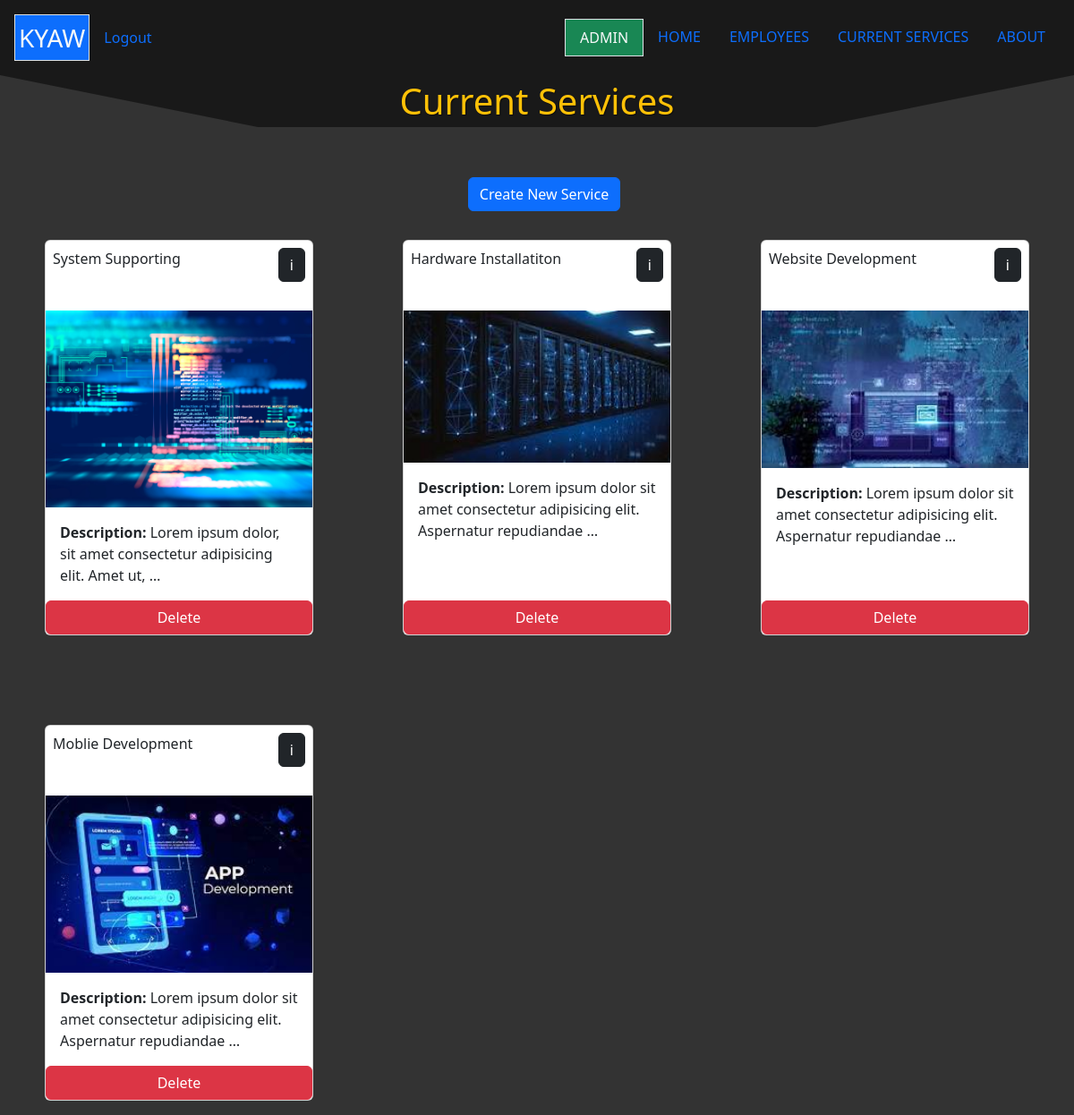
Screenshot of /current_services (signed in) with the database file from the repository.
### my_company/models.py (models this page shows, shortened)
class Service(models.Model):
    title = models.CharField(max_length=100)
    description = models.TextField()
    image = models.ImageField(upload_to='service_images/')
    timestamp = models.DateTimeField(auto_now_add=True)

### my_company/views.py (the view)
# urls.py: path('current_services',views.current_services,name='current_services'),
def current_services(request):
    services = Service.objects.all()
    return render(request,'my_company/current_services.html',{
        'services':services
    })

### my_company/templates/my_company/current_services.html (shortened to what this page needs)
{% extends 'my_company/layout.html' %}
{% block body %}
    <h1 id="services_page" class="text-center text-warning" style="text-shadow: 1px 1px 1px rgba(0,0,0,0.5);background-color: rgba(0,0,0,0.5);clip-path: polygon(0 0, 100% 0, 76% 100%, 24% 100%);padding:5px;">Current Services</h1>
    {% if user.is_staff %}
        <div class="d-flex ms-3 align-items-center justify-content-center">
            <a id="collapseButton" class="btn btn-primary mt-5 mb-3" data-bs-toggle="collapse" href="#collapseExample" role="button" aria-expanded="false" aria-controls="collapseExample">
                Create New Service
            </a>
        </div>
    {% endif %}
    <div id="service_body" class="p-3">
        {% if services %}
            <div class="row d-flex justify-content-center" id="service-div-parent">
                <div class="col col-md-6" id="services-div">
                    {% for service in services %}
                    <div class="card cards">
                        <div class="card-title p-2 d-flex justify-content-between">
                            {{service.title}}
                            <p class="btn btn-dark" data-info-id="{{service.id}}">i</p>
                        </div>
                        <img src="/media/{{service.image}}" alt="{{service.title}}">
                        <div class="card-body">
                            <span><b>Description: </b></span>{{service.description|truncatewords:10}}
                        </div>
                        {% if user.is_staff %}
                            <button class="deleteService btn btn-danger" data-service-id={{service.id}}>Delete</button>
                        {% endif %}
                    </div>
                {% endfor %}
                </div>
            </div>
        {% else %}
            <div class="mt-5 pt-5 pb-5" style="background-color: rgba(0,0,0,0.8);">
                <h1 class="text-center text-warning">No Services At The Moment</h1>
            </div>
        {% endif %}
    </div>
{% endblock %}

### my_company/templates/my_company/layout.html (shortened to what this page needs)
{% load static %}
<!DOCTYPE html>
<html lang="en">
<head>
    <link href="https://cdn.jsdelivr.net/npm/bootstrap@5.3.2/dist/css/bootstrap.min.css" rel="stylesheet">
    <link rel="stylesheet" href="{% static 'my_company/styles.css' %}">
</head>
<body style="width: 100vw; height: 100vh;">
    <main>
        <div id="navigation-bar" class="nav p-3" style="background-color: rgba(0,0,0,0.5);">
           <div class="profile d-flex align-items-center">
                {% if user.is_authenticated %}
                    <div id="username" class="username text-light fs-3 bg-primary border p-1">
                        {{user.username|upper}}
                    </div>
                    <a class="nav-link" href="{% url 'logout' %}">Logout</a>
                {% else %}
                    <div class="d-flex align-items-center">
                        <a class="nav-link" href="{% url 'login' %}">Login</a> |
                        <a class="nav-link" href="{% url 'register' %}">Register</a>
                    </div>
                {% endif %}
           </div>
           <div id="nav-buttons" class="nav-buttons d-flex">
                {% if user.is_staff %}
                    <a id="admin" class="nav-link bg-success text-light border" href="{% url 'admin:index' %}">ADMIN</a>
                {% endif %}
                <a class="nav-link" href="{% url 'index' %}">HOME</a>
                {% if user.is_staff %}
                    <a class="nav-link" href="{% url 'employees' %}">EMPLOYEES</a>
                    <a class="nav-link" href="{% url 'current_services' %}">CURRENT SERVICES</a>
                {% else %}
                    <a class="nav-link" href="{% url 'current_services' %}">OUR SERVICES</a>
                {% endif %}
                <a class="nav-link" href="{% url 'about' %}">ABOUT</a>
           </div>
        </div>
        <div id="bodyId">
            {% block body %}
            {% endblock %}
        </div>
    </main>
</body>
</html>

### my_company/static/my_company/styles.css (style rules this page uses)
body { margin: 0; padding: 0; box-sizing: border-box; }
.cards { width: 300px; }
#navigation-bar { position: sticky; top: 0; z-index: 999; display: flex; justify-content: space-between; align-items: center; }
#services-div { display: grid; justify-content: center; grid-template-columns: 1fr 1fr 1fr; gap: 100px; }

### rows the page displays
Service: title "System Supporting", image (picture), description "Lorem ipsum dolor, sit amet consectetur adipisicing elit. Amet ut, …"
Service: title "Hardware Installatiton", image (picture), description "Lorem ipsum dolor sit amet consectetur adipisicing elit. Aspernatur repudiandae …"
Service: title "Website Development", image (picture), description "Lorem ipsum dolor sit amet consectetur adipisicing elit. Aspernatur repudiandae …"
Service: title "Moblie Development", image (picture), description "Lorem ipsum dolor sit amet consectetur adipisicing elit. Aspernatur repudiandae …"

### other values shown
{{ user.username|upper }} "KYAW"
